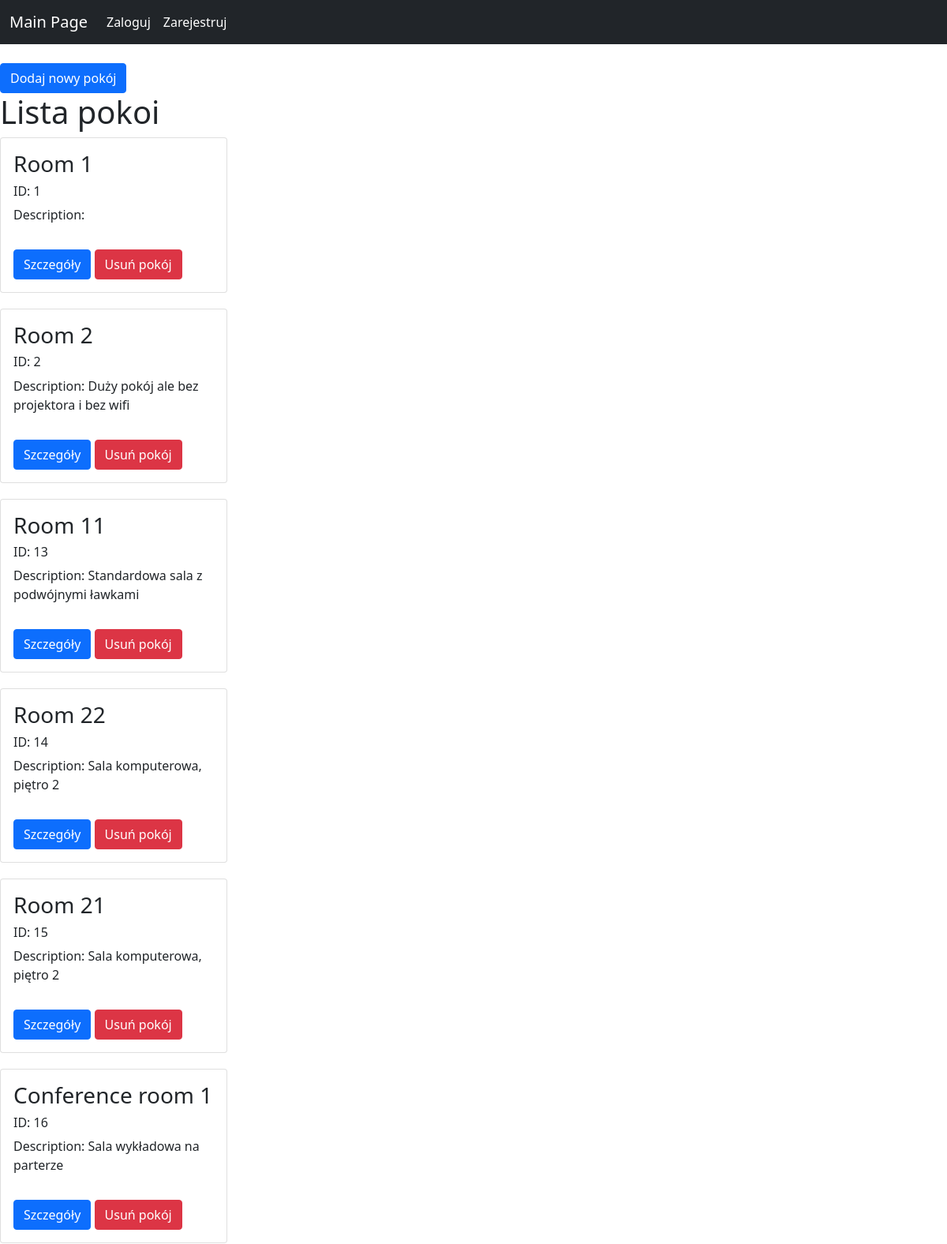
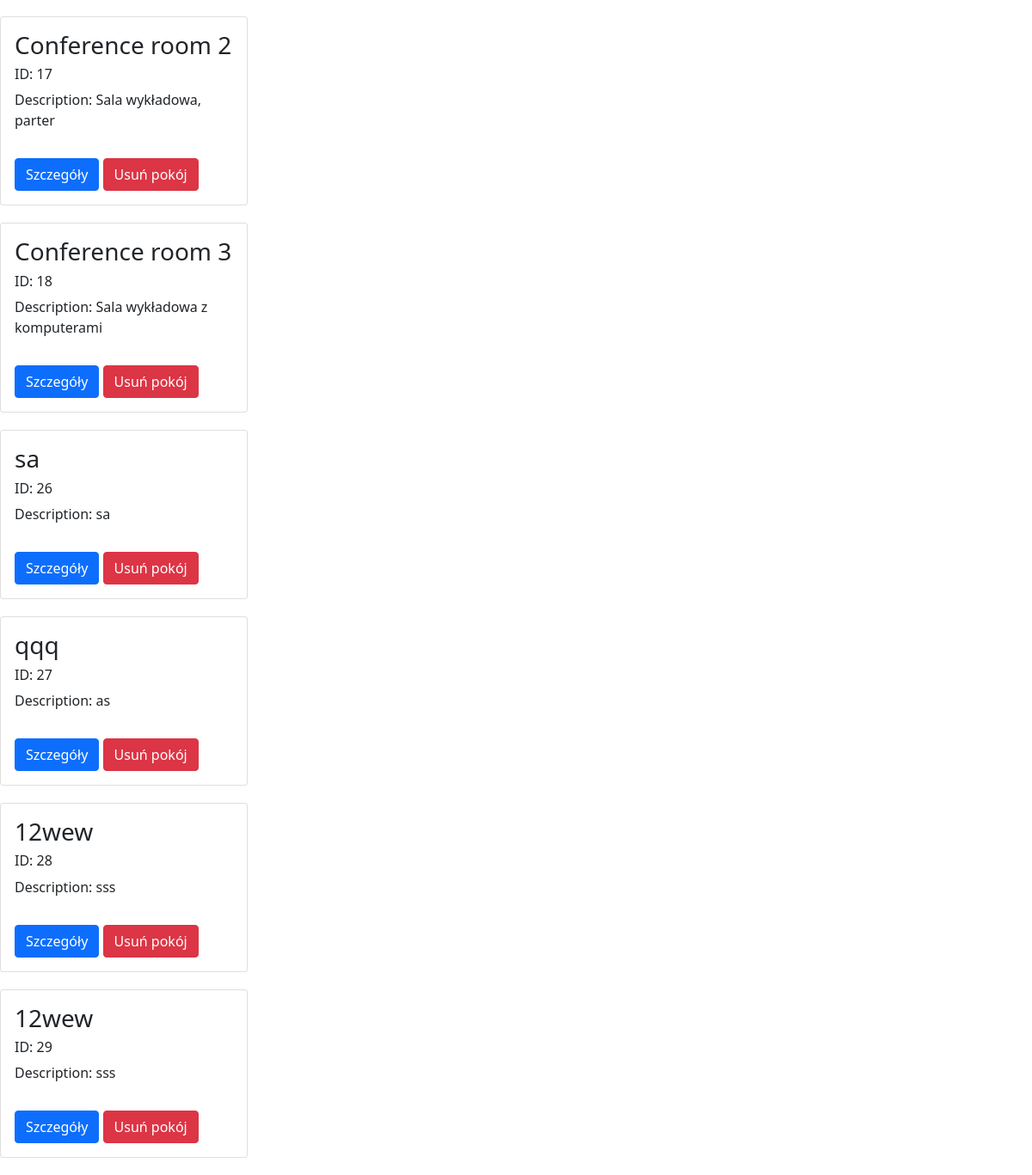
/reservationSystem/adminPanel/rooms/, run on an earlier commit of the app's database (2 pictures, top to bottom).
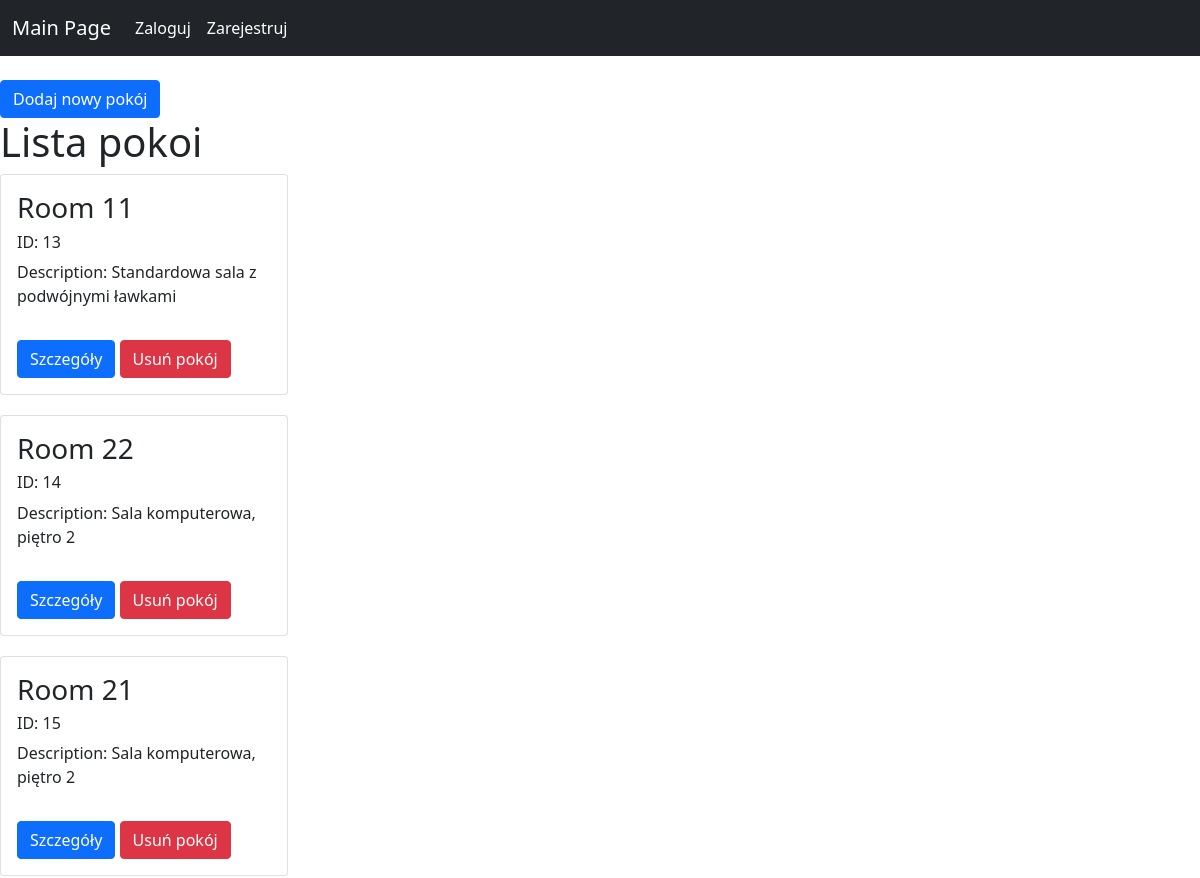
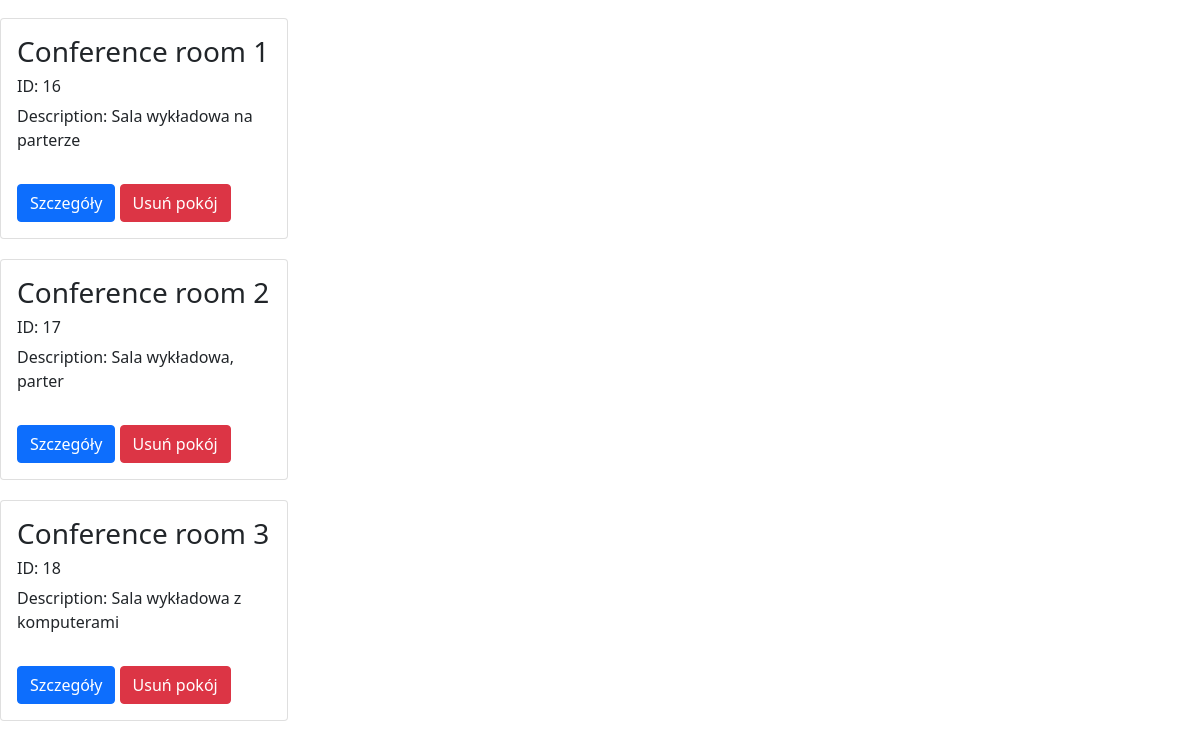
And on a later commit of the database (2 pictures, top to bottom).
### reservationSystem/models.py (models this page shows, shortened)
class Room(models.Model):
    name = models.CharField('Room name' ,max_length=255)
    description = models.TextField(blank=True)

### reservationSystem/views.py (the view)
# urls.py: path('adminPanel/rooms/', views.rooms, name='rooms'),
def rooms(request):
    rooms = Room.objects.all()
    context = {
        'room_list': rooms,
    }
    return render(request, 'rooms.html', context)

### reservationSystem/templates/rooms.html
{% extends 'base.html' %}
{% block content %}
    <a href="{% url 'addRoom' %}" class="btn btn-primary">Dodaj nowy pokój</a>
    <h1>Lista pokoi</h1>
    {% for room in room_list %}
    <div class="card" style="width: 18rem;">
        <div class="card-body">
        <h3 class="card-title">{{room.name}}</h4>
        <h6 class="card-title">ID: {{room.id}}</h6>
        <p class="card-text">Description: {{room.description}}</p>
        </div>
        <div class="card-body">
        <a href="{% url 'roomDetails' room.id %}" class="btn btn-primary">Szczegóły</a>
        <a href="{% url 'deleteRoom' room.id %}" class="btn btn-danger">Usuń pokój</a>
        </div>
    </div>
    {% endfor %}
{% endblock %}

### reservationSystem/templates/base.html (shortened to what this page needs)
<!doctype html>
<html lang="en">
  <head>
    <link href="https://cdn.jsdelivr.net/npm/bootstrap@5.0.2/dist/css/bootstrap.min.css" rel="stylesheet">
    {% load static %}
    <link rel="stylesheet" href="{% static 'css/style.css' %}">
  </head>
  <body>
    {% include 'navbar.html' %}
    <br>
    {% block content %}
    {% endblock %}
  </body>
</html>

### reservationSystem/templates/navbar.html (shortened to what this page needs)
<nav class="navbar navbar-expand-lg navbar-dark bg-dark">
    <div class="container-fluid">
      <a class="navbar-brand" href="{% url 'home' %}">Main Page</a>
      <div class="collapse navbar-collapse" id="navbarSupportedContent">
        <ul class="navbar-nav me-auto mb-2 mb-lg-0">
          {% if user.is_authenticated %}
            <li class="nav-item">
              <a class="nav-link active" aria-current="page">{{user.username}}</a>
            </li>
            <li class="nav-item">
              <a class="nav-link active" aria-current="page" href="{% url 'logout' %}">Wyloguj</a>
            </li>
          {% else %}
            <li class="nav-item">
              <a class="nav-link active" aria-current="page" href="{% url 'login' %}">Zaloguj</a>
            </li>
            <li class="nav-item">
              <a class="nav-link active" aria-current="page" href="{% url 'register' %}">Zarejestruj</a>
            </li>
          {% endif %}
        </ul>
      </div>
    </div>
  </nav>

### reservationSystem/static/css/style.css (style rules this page uses)
.card { margin-bottom: 20px; }

What changed in the data, as far as the page shows it:
removed Room: name "Room 1", id "1"
removed Room: name "Room 2", id "2", description "Duży pokój ale bez projektora i bez wifi"
removed Room: name "sa", id "26", description "sa"
removed Room: name "qqq", id "27", description "as"
removed Room: name "12wew", id "28", description "sss"
removed Room: name "12wew", id "29", description "sss"
